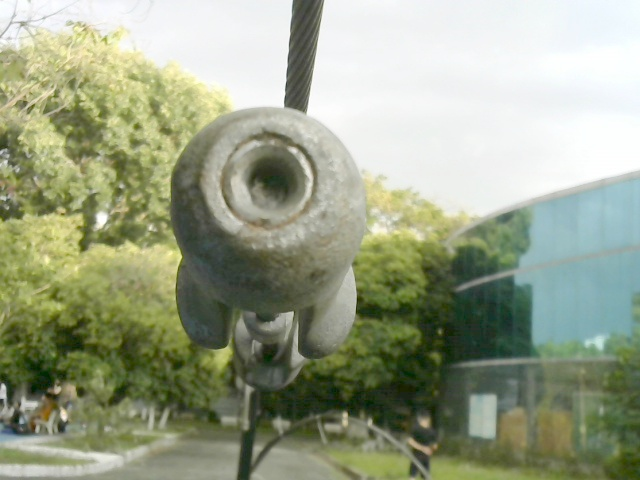
#> input picture Tho/Working_code/Circle_based/Changed_data/20.jpg, 640 x 480 px
$ python Auto_detect.py
#> lines starting #> are read from the running program, lines starting #| are printed output that depends on the picture
import numpy as np
import argparse
import cv2
import time
import math


def nothing():
    pass


# Example usage: python3 Detect_circle.py --image ./Changed_data/20.jpg
# For Pycharm: Edit Configuration -> Parameters -> --image ./Changed_data/20.jpg
img = cv2.imread("./Changed_data/20.jpg")
#> img is the input picture: shape (480, 640, 3); mean B, G, R 136.1, 161.3, 153.8
start_time = time.time()
Canny_low = 0
Canny_high = 2000
Canny_param = Canny_high
start_time = time.time()
RM_left = Canny_low
RM_right = Canny_high
gray = cv2.cvtColor(img, cv2.COLOR_RGB2GRAY)
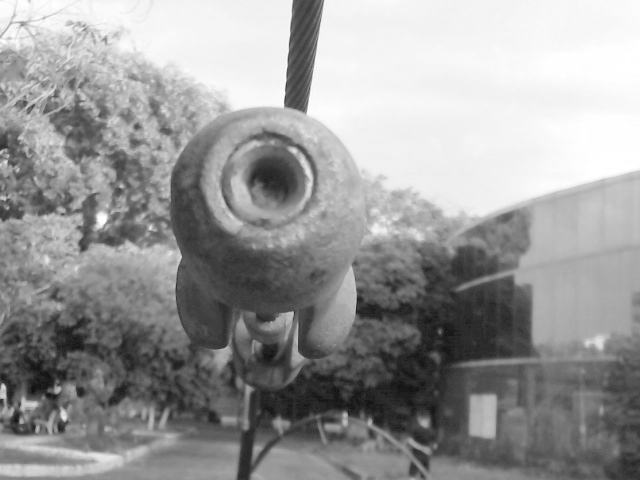
#> gray: shape (480, 640); min 16, max 255, mean 152.9
output = img.copy()
step = 1
while RM_left < RM_right:
    Canny_param = math.floor((RM_right+RM_left)/2)
    circles = cv2.HoughCircles(gray, cv2.HOUGH_GRADIENT, 1, 100,
                               param1=Canny_param, param2=10, minRadius=0, maxRadius=0)
    print(step)
    step += 1
    if circles is None:
        RM_right = Canny_param
    else:
        RM_left = Canny_param + 1
#> this loop made 11 passes
#> circles on passes 4, 5, 10, 11: [[253.5, 288.5, 78.7], [351.5, 46.5, 35.9]], [[253.5, 288.5, 78.7]], [[253.5, 288.5, 78.7]], [[253.5, 288.5, 78.7]]
#> after the loop, step = 12
    # [4 lines of commented-out code are left out]
Canny_param = RM_left - 1
circles = cv2.HoughCircles(gray, cv2.HOUGH_GRADIENT, 1, 100,
                           param1=Canny_param, param2=30, minRadius=0, maxRadius=0)
#> circles = None
#> (the run stopped early here; a loop or call above may not have finished)

$ run again, with Tho/Working_code/Circle_based/Changed_data/21.jpg copied over Tho/Working_code/Circle_based/Changed_data/20.jpg
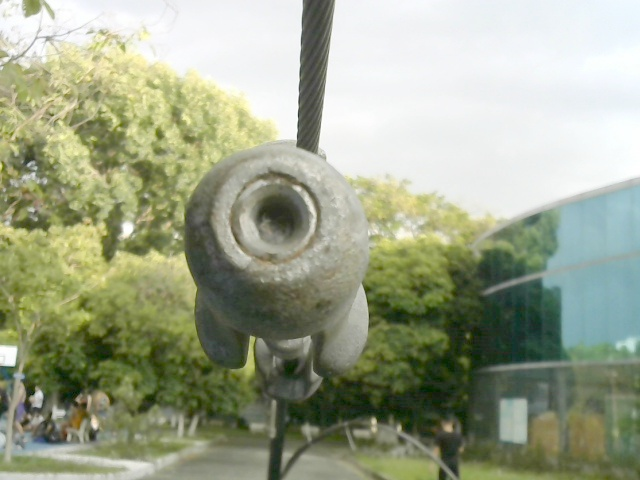
#> input picture Tho/Working_code/Circle_based/Changed_data/21.jpg, 640 x 480 px
#> img is the input picture: shape (480, 640, 3); mean B, G, R 138.9, 163.8, 157.2
#> `gray = cv2.cvtColor(img, cv2.COLOR_RGB2GRAY)`:
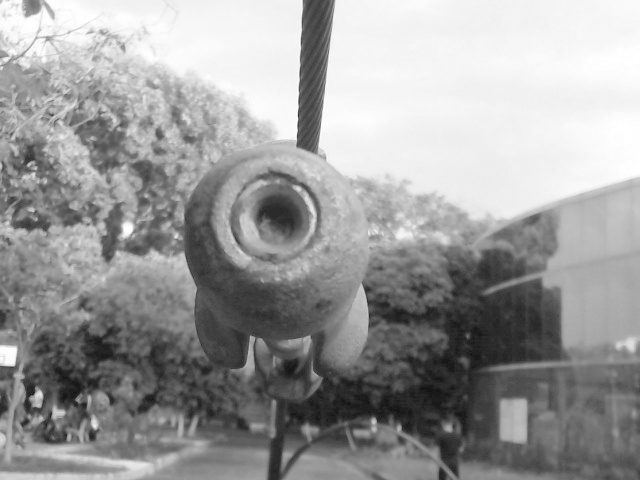
#> gray: shape (480, 640); min 11, max 255, mean 155.5
#> the loop `while RM_left < RM_right:` made 11 passes
#> circles on passes 4, 6, 8: [[369.5, 22.5, 68.7]], [[365.5, 22.5, 33.7]], [[365.5, 22.5, 33.7]]
#> after the loop `while RM_left < RM_right:`: step = 12
#> `circles = cv2.HoughCircles(gray, cv2.HOUGH_GRADIENT, 1, 100, param1=Ca..`: circles = None

$ run again, with Tho/Working_code/Circle_based/Changed_data/22.jpg copied over Tho/Working_code/Circle_based/Changed_data/20.jpg
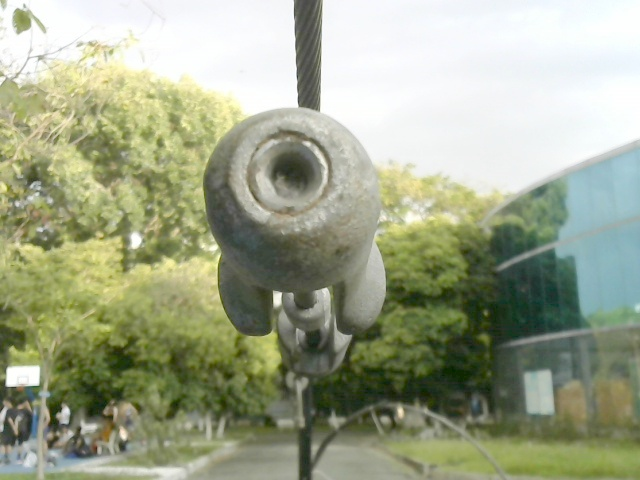
#> input picture Tho/Working_code/Circle_based/Changed_data/22.jpg, 640 x 480 px
#> img is the input picture: shape (480, 640, 3); mean B, G, R 139.8, 166, 159.6
#> `gray = cv2.cvtColor(img, cv2.COLOR_RGB2GRAY)`:
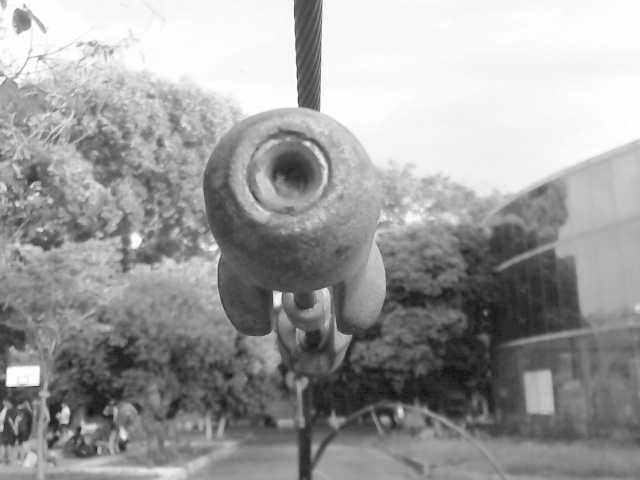
#> gray: shape (480, 640); min 19, max 255, mean 157.4
#> after the loop `while RM_left < RM_right:`: step = 12
#> `circles = cv2.HoughCircles(gray, cv2.HOUGH_GRADIENT, 1, 100, param1=Ca..`: circles = None

$ run again, with Tho/Working_code/Circle_based/Changed_data/23.jpg copied over Tho/Working_code/Circle_based/Changed_data/20.jpg
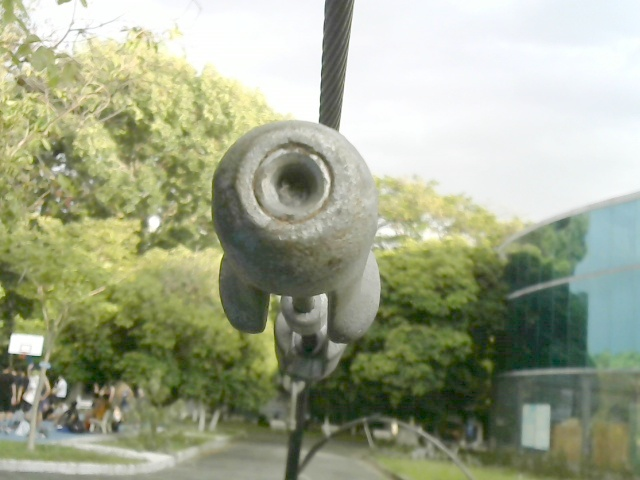
#> input picture Tho/Working_code/Circle_based/Changed_data/23.jpg, 640 x 480 px
#> img is the input picture: shape (480, 640, 3); mean B, G, R 139.4, 166.1, 159.8
#> `gray = cv2.cvtColor(img, cv2.COLOR_RGB2GRAY)`:
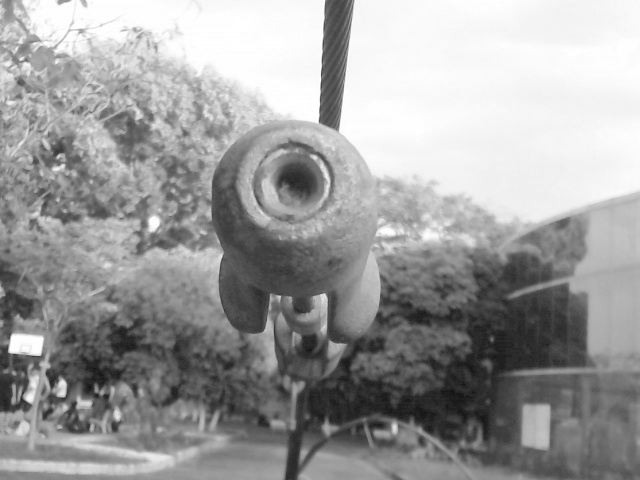
#> gray: shape (480, 640); min 18, max 255, mean 157.3
#> after the loop `while RM_left < RM_right:`: step = 12
#> `circles = cv2.HoughCircles(gray, cv2.HOUGH_GRADIENT, 1, 100, param1=Ca..`: circles = None
